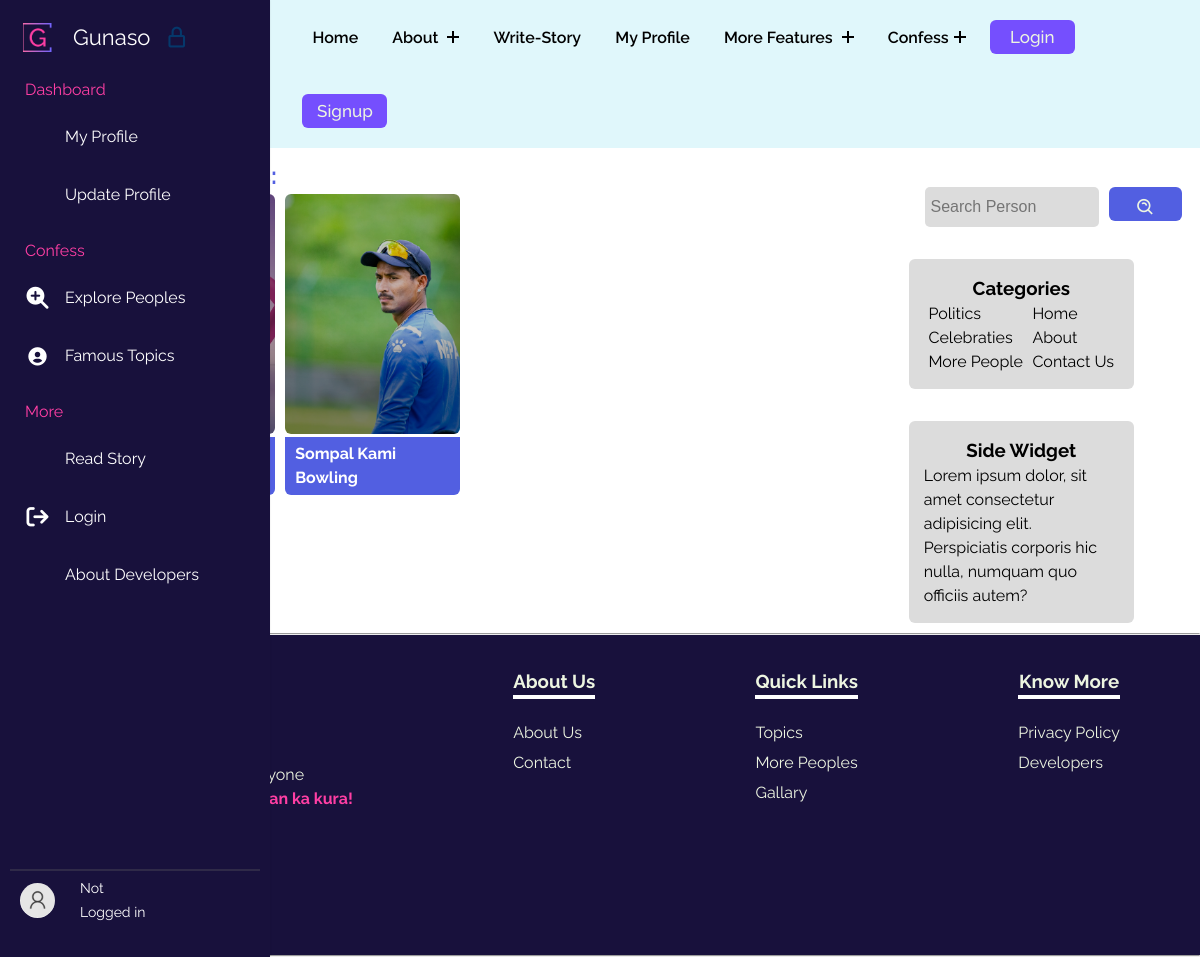
/searchtopic/, run on the app's committed database.
### gunasoApp/models.py (models this page shows, shortened)
class Topic(models.Model):
    sno = models.AutoField(primary_key=True)
    name = models.CharField(max_length=30)
    date = models.DateTimeField()
    tagone = models.CharField(max_length=10)
    tagtwo = models.CharField(max_length=10)
    slug = models.CharField(max_length=130, default="slugthis")
    image = models.ImageField(upload_to="gunasoApp/images/topicimages", blank=True, default="upload-image")
    introduction = models.TextField()

### gunasoApp/views.py (the view)
# urls.py: path('searchtopic/', views.searchtopic, name="searchtopic"),
def searchtopic(request):
    query = request.GET.get('query', '')
    if len(query) > 100:
        allTopic = Topic.objects.none()
    else:
        try:
            user_id = int(query)
            topic = Topic.objects.filter(user_id=user_id)
        except ValueError:
            topic = Topic.objects.none()
        allTopicContent = Topic.objects.filter(name__icontains=query)
        allTopic = topic.union(allTopicContent)
    params = {'allTopic': allTopic, 'query': query}
    return render(request, 'topicsearch.html', params)

### templates/topicsearch.html (shortened to what this page needs)
{% extends 'base.html' %}
{% load static %}
    {% block base_style%}
    {{ block.super }}
    <link rel="stylesheet" href="{% static 'styles/topics.css' %}">
    {% endblock base_style%}
    {% block content %}
    <div class="famoustopicsmain">
        <div class="containflex">
            <div class="leftside">
                <h2>Search <span class="blue">Results:</span></h2>
                <div class="gridcontain">
                    {% for topic in allTopic %}
                    <div data-aos="fade-up">
                        <div class="card" style="background-image: url(../media/{{topic.image}});">
                        </div>
                        <div class="linksbtns">
                            <a class="usernameanchor" href="../topics/{{topic.slug}}">{{ topic.name }}</a>
                        </div>
                    </div>
                    {% endfor %}
                </div>
            </div>
            <div class="rightside">
                <div class="searchdiv">
                    <form method="get" action="{% url 'searchperson' %}">
                        <input class="searchinp" type="search" placeholder="Search Person"
                            aria-label="Search" name="query" id="query">
                        <button class="copybtn" type="submit" style="margin: 0;">
                            <i class='bx bx-search-alt'></i>
                        </button>
                    </form>
                </div>
                <div class="catandside">
                    <div class="categoriesdiv">
                        <h3>Categories</h3>
                        <div class="uls">
                            <ul class="lineone">
                                <li><a href="#">Politics</a></li>
                                <li><a href="#">Celebraties</a></li>
                                <li><a href="#">More People</a></li>
                            </ul>
                            <ul class="lineone">
                                <li><a href="/">Home</a></li>
                                <li><a href="/about">About</a></li>
                                <li><a href="/">Contact Us</a></li>
                            </ul>
                        </div>
                    </div>
                    <div class="categoriesdiv">
                        <h3>Side Widget</h3>
                        <p>Lorem ipsum dolor, sit amet consectetur adipisicing elit. Perspiciatis corporis hic nulla,
                            numquam quo officiis autem?</p>
                    </div>
                </div>
            </div>
        </div>
    </div>
    {% endblock %}

### static/styles/base.css (style rules this page uses)
:root { --dark: #754ffe; --darkgreen: #379683; --bcolor: #5CDB95; --cooltexr: #4a4b65; --backupgreen: #8EE4AF; --para: #EDF5E1; --mainheading: #FFF; --hotish: #FF3FA4; --skyblue: #525FE1; --footer: #18113c; }
body { line-height: 1.5; font-family: "Raleway", sans-serif; font-weight: 400; }
* { margin: 0; padding: 0; box-sizing: border-box; }
ul { z-index: 11; list-style: none; margin: 0; padding: 0; }
a { text-decoration: none; }
input, textarea, button, select, a, i { -webkit-tap-highlight-color: transparent; }
button { cursor: pointer; background-color: #754ffe; font-family: inherit; display: inline-block; width: 5em; height: 2em; line-height: 1.9em; margin: 20px; position: relative; overflow: hidden; border: 2px solid var(--color); transition: color .5s; font-size: 17px; border-radius: 6px; font-weight: 500; color: var(--para); }
button:before { content: ""; position: absolute; z-index: -1; background: var(--skyblue); height: 150px; width: 200px; border-radius: 50%; }
button:before { top: 100%; left: 100%; transition: all .7s; }

### static/styles/topics.css (style rules this page uses)
* { margin: 0; padding: 0; box-sizing: border-box; }
:root { --dark: #05386B; --darkgreen: #379683; --bcolor: #5CDB95; --backupgreen: #8EE4AF; --para: #EDF5E1; --mainheading: #FFF; --hotish: #FF3FA4; --skyblue: #525FE1; --deepdark: #1010; }
.blue { color: var(--skyblue); }
.copybtn { cursor: pointer; background-color: var(--skyblue); font-family: inherit; display: inline-block; width: 5em; height: 2em; line-height: 1.9em; margin: 10px 0; position: relative; overflow: hidden; border: 2px solid var(--color); transition: color .5s; z-index: 1; font-size: 17px; border-radius: 6px; font-weight: 500; color: var(--para); }
.copybtn:before { content: ""; position: absolute; z-index: -1; background: var(--skyblue); height: 150px; width: 200px; border-radius: 50%; }
.copybtn:before { top: 100%; left: 100%; transition: all .7s; }
.famoustopicsmain { margin: 0 .5rem 0 5rem; }
.containflex { padding: 10px; display: flex; gap: 20px; }
.gridcontain { display: grid; gap: 10px; grid-template-columns: repeat(4, 1fr) }
.card { padding: 6px; height: 30vh; border-radius: 6px; box-shadow: rgba(0, 0, 0, 0.35) 0px -80px 36px -1px inset; background-color: violet; background-size: cover; background-position: center; background-repeat: no-repeat; filter: brightness(80%); }
a { text-decoration: none; }
.leftside { padding: 0 10px 10px 10px; flex-basis: 70%; }
.rightside { padding-top: 13px; flex-basis: 30%; border-radius: 6px; }
.searchdiv { margin-top: 1rem; display: flex; align-items: center; margin-left: 4rem; }
.searchdiv form { display: flex; gap: 10px; }
.searchdiv i { line-height: 5vh; font-size: 20px; }
.searchinp { padding: 6px; width: 78%; background-color: gainsboro; height: 5vh; }
.searchinp { border: none; font-size: 16px; border-radius: 5px; }
.usernameanchor { display: flex; justify-content: center; font-weight: bold; margin-top: 3px; font-size: 16px; background-color: var(--skyblue); padding: 5px 10px; border-bottom-left-radius: 6px; border-bottom-right-radius: 6px; width: inherit; color: #ffffff; }
.linksbtns { display: flex; flex-direction: column; gap: 5px; }
.catandside { display: flex; flex-direction: column; align-items: center; }
.categoriesdiv { margin-top: 2rem; border-radius: 6px; padding: 15px; background-color: gainsboro; text-align: center; width: 70%; }
.categoriesdiv p { text-align: left; }
.uls { display: flex; justify-content: space-around; }
.uls ul { text-align: left; }
.uls ul li a { text-decoration: none; color: #000; cursor: pointer; }

### data on the page
Topic: image (picture), name "Sompal Kami Bowling"
